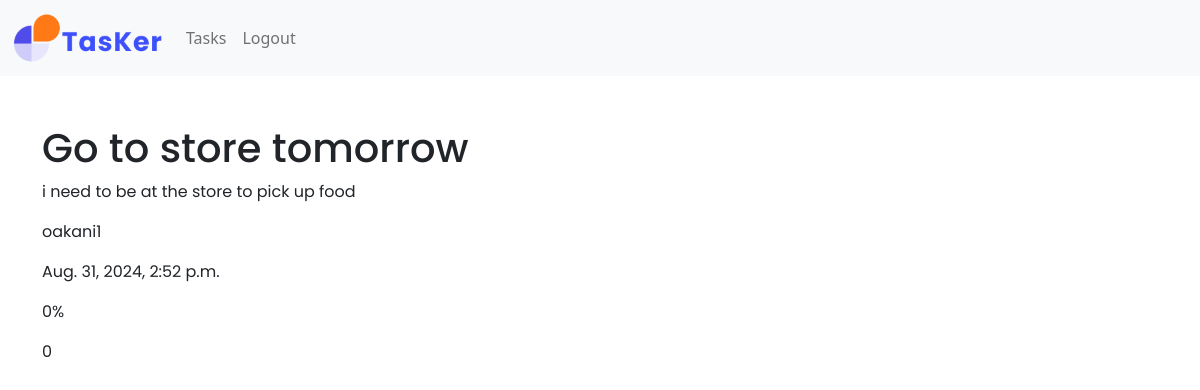
/tasks/view/3 (signed in), run on an earlier commit of the app's database.
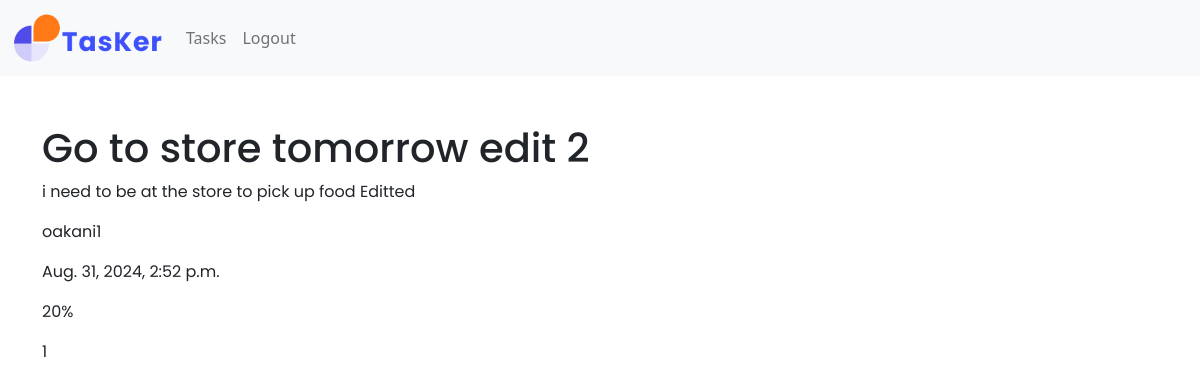
And on a later commit of the database.
### tasks/models.py (models this page shows, shortened)
class Task(models.Model):
    task_name = models.CharField(max_length=200, null=False, blank=False)
    description = models.TextField(blank=True)
    priority = models.IntegerField(choices=PRIORITY, default=0)
    user_name = models.ForeignKey(
        User, on_delete=models.CASCADE, related_name="task"
    )
    start_time = models.DateTimeField(null=False, blank=False)
    progress = models.IntegerField(null=False, blank=False)
    status = models.IntegerField(choices=STATUS, default=0)

### tasks/views.py (the view)
# urls.py: path("tasks/view/<task_id>", views.show_task, name="view"),
@login_required
def show_task(request, task_id):
    retrieved_task = get_object_or_404(Task, id=task_id)
    if retrieved_task.user_name != request.user:
        return redirect('tasks')  # rediectes to task page if user does not own the task
    context = {
        "task": retrieved_task,
    }
    return render(request, 'tasks/view_task.html', context)

### tasks/templates/tasks/view_task.html
{% extends "base.html" %}
{% load static %}
{% block content %}
<body>
    <h1>{{task.task_name}}</h1>
    <p>{{task.description}}</p>
    <p>{{task.user_name}}</p>
    <p>{{task.start_time}}</p>
    <p>{{task.progress}}%</p>
    <p>{{task.status}}</p>
</body>
{% endblock %}

### tasks/templates/base.html (shortened to what this page needs)
{% load static %}
{% url 'home' as home_url %}
{% url 'account_login' as login_url %}
{% url 'account_signup' as signup_url %}
{% url 'account_logout' as logout_url %}
<!DOCTYPE html>
<html class="h-100" lang="en">
<head>
    <link rel="stylesheet" href="{% static 'css/style.css' %}">
    <link rel="stylesheet" href="https://cdnjs.cloudflare.com/ajax/libs/font-awesome/5.15.3/css/all.min.css">
    <link href="https://cdn.jsdelivr.net/npm/bootstrap@5.0.2/dist/css/bootstrap.min.css" rel="stylesheet"
>
    <link rel="stylesheet" href="{% static 'css/style.css' %}">
</head>
<body>
    <nav class="navbar navbar-expand-lg navbar-light bg-light mb-5">
        <div class="container-fluid">
            <div class="d-flex">
                <a class="navbar-brand" href="#">
                    <img src="{% static 'images/tasker_logo.png' %}" alt="Tasker Logo" width="150">
                </a>
            </div>
            <div class="collapse navbar-collapse" id="navbarScroll">
                <ul class="navbar-nav mb-2 mb-lg-0">
                    {% if user.is_authenticated %}
                    <li class="nav-item">
                        <a class="nav-link {% if request.path == tasks_url %}active{% endif %}" aria-current="page"
                            href="{% url 'tasks' %}">Tasks</a>
                    </li>
                    {% else %}
                    <li class="nav-item">
                        <a class="nav-link {% if request.path == login_url %}active{% endif %}" aria-current="page"
                            href="{% url 'account_login' %}">Sign-In</a>
                    </li>
                    {% endif %}
                    {% if user.is_authenticated %}
                    <li class="nav-item">
                        <a class="nav-link {% if request.path == logout_url %}active{% endif %}" aria-current="page"
                            href="{% url 'account_logout' %}">Logout</a>
                    </li>
                    {% else %}
                </ul>
                <a class="nav-link {% if request.path == signup_url %}active{% endif %}"
                    href="{% url 'account_signup' %}">
                    <button type="button" class="btn btn-primary btn-style">Create Account</button>
                </a>
                {% endif %}
            </div>
        </div>
    </nav>
    <main class="container mb-5">
        {% block content %}{% endblock content %}
    </main>
</body>
</html>

### static/css/style.css (style rules this page uses)
p, h1, h2, h3, h4 { font-family: Poppins, sans-serif; }

What changed in the data, as far as the page shows it:
changed Task "oakani1": task_name "Go to store tomorrow" → "Go to store tomorrow edit 2"; description "i need to be at the store to pick up food" → "i need to be at the store to pick up food Editted"; progress "0" → "20"; status "0" → "1"
